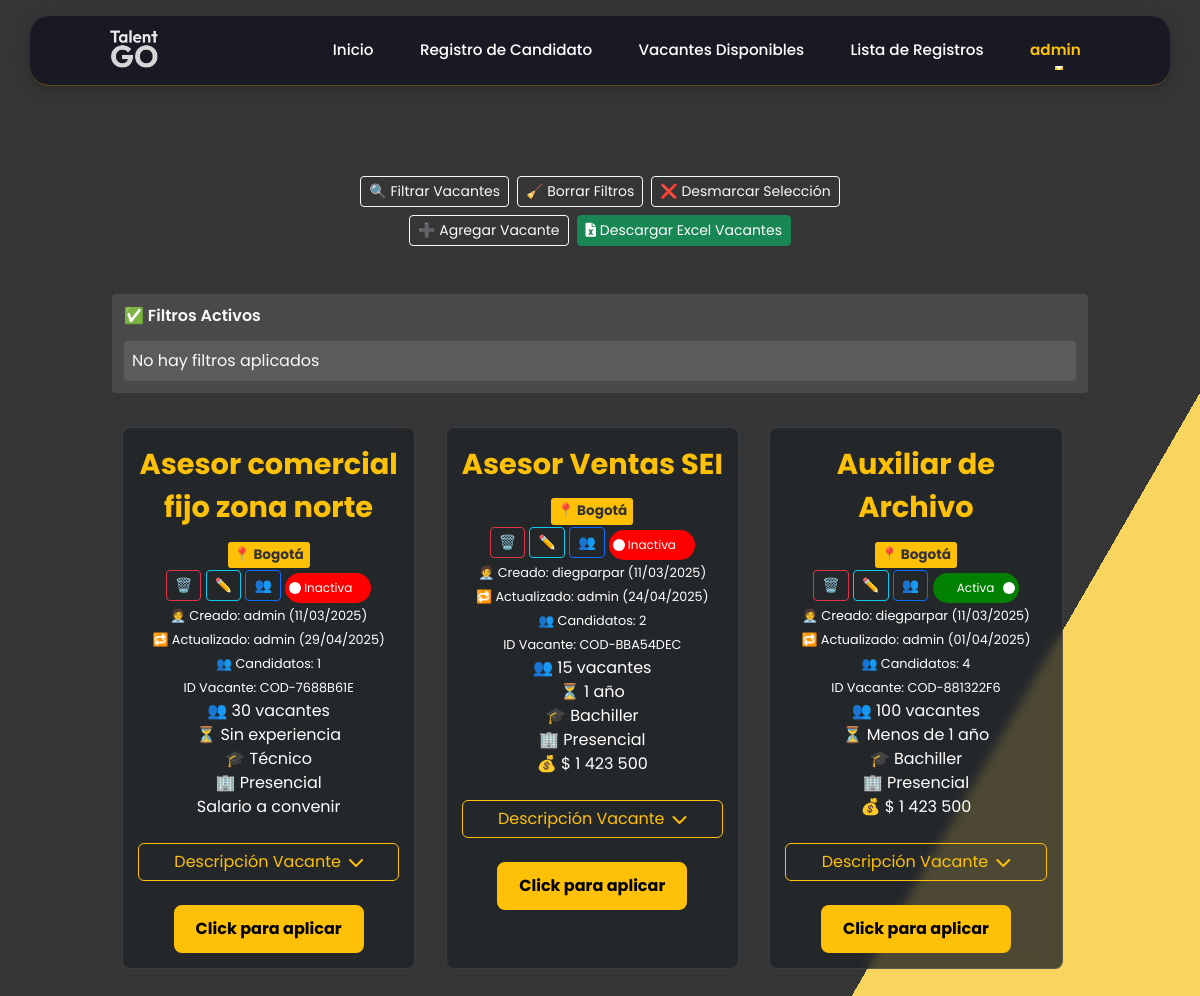
The page /lista_vacantes/ (signed in, upper part) on the database as committed earlier.
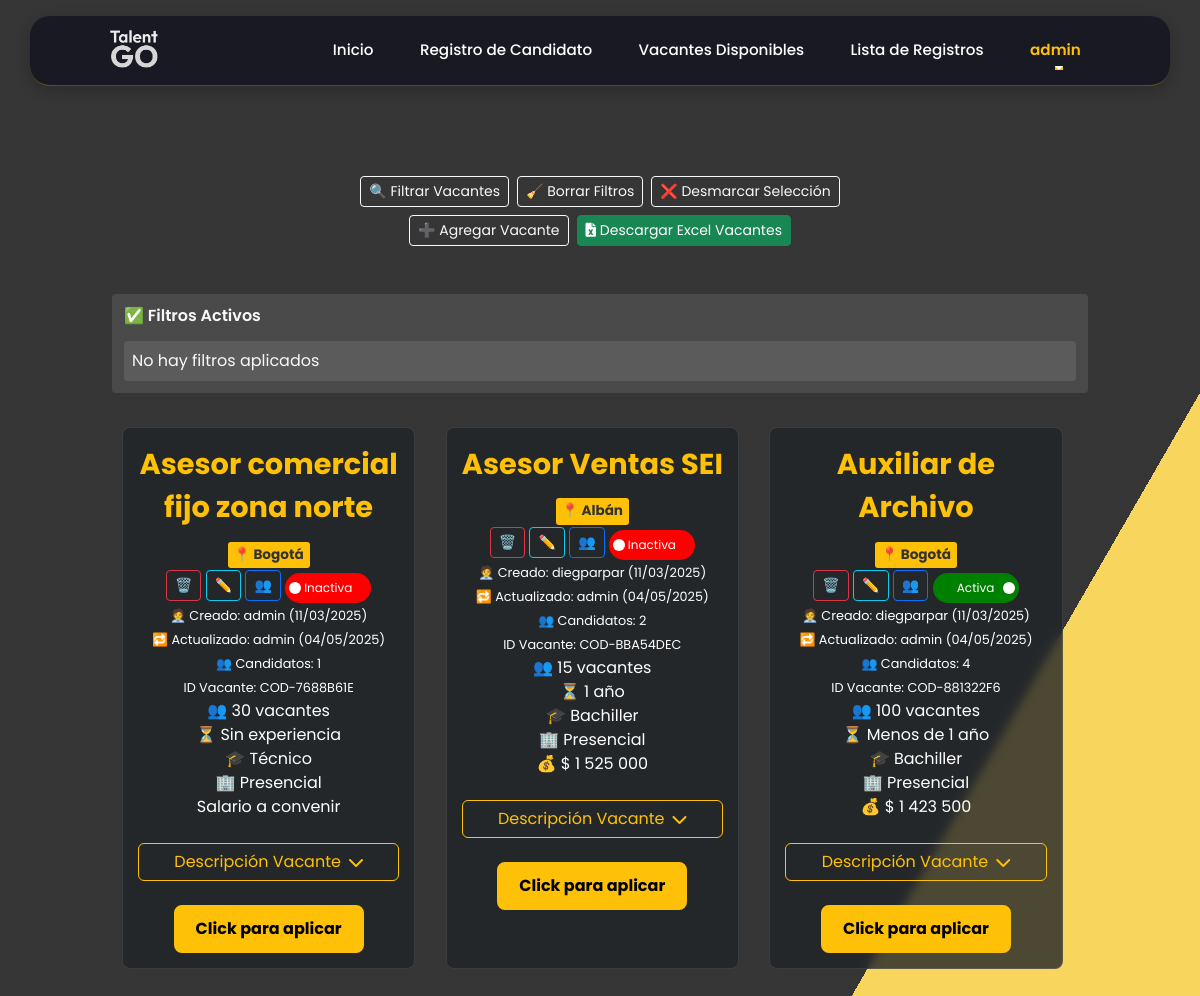
The same page on the database as committed later.
### vacantes/models.py (models this page shows, shortened)
class Vacante(models.Model):
    codigo_vacante = models.CharField(
        max_length=50,
        unique=True,
        default=generate_unique_codigo
    )
    cargo = models.CharField(max_length=100)
    area = models.CharField(
        max_length=100,
        null=True,
        blank=True,
        choices=[
            ('Administración y Gestión', 'Administración y Gestión'),
            ('Finanzas y Contabilidad', 'Finanzas y Contabilidad'),
            ('Tecnología e Informática', 'Tecnología e Informática'),
            ('Recursos Humanos', 'Recursos Humanos'),
            ('Ventas y Comercial', 'Ventas y Comercial'),
            ('Atención al Cliente y Servicios', 'Atención al Cliente y Servicios'),
            ('Marketing y Publicidad', 'Marketing y Publicidad'),
            ('Logística y Transporte', 'Logística y Transporte'),
            ('Logística y Bodega', 'Logística y Bodega'),
            ('Producción y Manufactura', 'Producción y Manufactura'),
            ('Ingeniería y Construcción', 'Ingeniería y Construcción'),
            ('Salud y Bienestar', 'Salud y Bienestar'),
            ('Educación y Formación', 'Educación y Formación'),
            ('Legal y Asesoría', 'Legal y Asesoría'),
            ('Hostelería y Turismo', 'Hostelería y Turismo'),
            ('Arte, Cultura y Entretenimiento', 'Arte, Cultura y Entretenimiento'),
            ('Medio Ambiente y Energía', 'Medio Ambiente y Energía'),
            ('Ciencia e Investigación', 'Ciencia e Investigación'),
            ('Seguridad y Defensa', 'Seguridad y Defensa'),
            ('Servicios Generales', 'Servicios Generales'),
        ]
    )
    numero_puestos = models.IntegerField(
        null=True,
        blank=True,
        default=1
    )
    modalidad_trabajo = models.CharField(
        max_length=50,
        choices=[
            ('Presencial', 'Presencial'),
            ('Remoto', 'Remoto'),
            ('Híbrido', 'Híbrido'),
        ]
    )
    tipo_contrato = models.CharField(
        max_length=50,
        choices=[
            ('Indefinido', 'Indefinido'),
            ('Fijo', 'Fijo'),
            ('Obra o Labor', 'Obra o Labor'),
            ('Prácticas', 'Prácticas'),
            ('Aprendizaje', 'Aprendizaje'),
            ('Prestación de Servicios', 'Prestación de Servicios'),
        ]
    )
    jornada_trabajo = models.CharField(
        max_length=50,
        choices=[
            ('Tiempo completo', 'Tiempo completo'),
            ('Medio tiempo', 'Medio tiempo'),
            ('Por horas', 'Por horas'),
        ]
    )
    descripcion_vacante = models.TextField(max_length=6000)
    tiempo_experiencia = models.CharField(
        max_length=50,
        choices=[
            ('Sin experiencia', 'Sin experiencia'),
            ('Menos de 1 año', 'Menos de 1 año'),
            ('1 año', '1 año'),
            ('2 años', '2 años'),
            ('3 años o más', '3 años o más'),
        ]
    )
    nivel_estudios = models.CharField(
        max_length=50,
        choices=[
            ('No Requiere', 'No Requiere'),
            ('Primaria', 'Primaria'),
            ('Bachiller Básico (Hasta 9°)', 'Bachiller Básico (Hasta 9°)'),
            ('Bachiller', 'Bachiller'),
            ('Técnico', 'Técnico'),
            ('Tecnólogo', 'Tecnólogo'),
            ('Profesional', 'Profesional'),
            ('Postgrado', 'Postgrado'),
        ]
    )
    departamento = models.ForeignKey(Departamento, on_delete=models.SET_NULL, null=True, blank=True)
    ciudad = models.ForeignKey(Ciudad, on_delete=models.SET_NULL, null=True, blank=True)
    rango_salarial = models.IntegerField(null=True, blank=True)
    fecha_publicacion = models.DateField(auto_now_add=True)
    empresa_usuaria = models.CharField(max_length=100)
    candidatos_registrados = models.ManyToManyField('RegistroCandidato', related_name='vacantes', blank=True)
    estado = models.BooleanField(default=True) # True = Activa, False = Inactiva
    tipo_vacante = models.CharField(
        max_length=20,
        choices=[
            ('Tradicional', 'Tradicional'),
            ('Convocatoria', 'Convocatoria'),
        ],
        default='Tradicional'
    )
    citacion_convocatoria = models.TextField(
        max_length=3000,
        null=True,
        blank=True,
        help_text="Solo se diligencia si la vacante es de tipo Convocatoria"
    )
    usuario_publicador = models.ForeignKey(User, on_delete=models.SET_NULL, null=True, blank=True, related_name='vacantes_publicadas')
    usuario_actualizador = models.ForeignKey(User, on_delete=models.SET_NULL, null=True, blank=True, related_name='vacantes_actualizadas')
    fecha_creacion = models.DateTimeField(auto_now_add=True)
    fecha_actualizacion = models.DateTimeField(null=True, blank=True)
    class Meta:
        verbose_name = "Vacante"
        verbose_name_plural = "Vacantes"

class Departamento(models.Model):
    nombre = models.CharField(max_length=100, unique=True)
    class Meta:
        ordering = ["nombre"]  # Ordenar siempre por nombre alfabéticamente
    def __str__(self):
        return self.nombre

class Ciudad(models.Model):
    nombre = models.CharField(max_length=100)
    departamento = models.ForeignKey(Departamento, on_delete=models.CASCADE, related_name="ciudades")
    class Meta:
        ordering = ["nombre"]  # Ordenar siempre por nombre alfabéticamente
    def __str__(self):
        return self.nombre

### vacantes/views.py (the view, shortened to what this page needs)
# urls.py: path('lista_vacantes/', views.lista_vacantes, name='lista_vacantes'), #agregado por Jose
def lista_vacantes(request):
    filtros = {
        'cargo': request.GET.get('cargo', ''),
        'codigo_vacante': request.GET.get('codigo_vacante', ''),
        'rango_salarial_min': request.GET.get('rango_salarial_min', ''),
        'rango_salarial_max': request.GET.get('rango_salarial_max', ''),
        'usuario_publicador_list': request.GET.getlist('usuario_publicador'),
        'estado_list': request.GET.getlist('estado'), # Recibe ['True'], ['False'], o ['True', 'False']
        'area_list': request.GET.getlist('area'),
        'modalidad_trabajo_list': request.GET.getlist('modalidad_trabajo'),
        'tipo_contrato_list': request.GET.getlist('tipo_contrato'),
        'jornada_trabajo_list': request.GET.getlist('jornada_trabajo'),
        'tiempo_experiencia_list': request.GET.getlist('tiempo_experiencia'),
        'nivel_estudios_list': request.GET.getlist('nivel_estudios'),
        'departamento_list': request.GET.getlist('departamento'),
        'ciudad_list': request.GET.getlist('ciudad'),
    }
    vacantes = Vacante.objects.filter(estado=True) if not request.user.is_authenticated else Vacante.objects.all()
    usuarios_publicadores = User.objects.all().order_by('username')
    if filtros['codigo_vacante']:
        vacantes = vacantes.filter(codigo_vacante__icontains=filtros['codigo_vacante'].strip())
    if filtros['cargo']:
        vacantes = vacantes.filter(cargo__icontains=filtros['cargo'].strip())
    if filtros['area_list']:
        vacantes = vacantes.filter(area__in=filtros['area_list'])
    if filtros['usuario_publicador_list']:
        vacantes = vacantes.filter(usuario_publicador__id__in=filtros['usuario_publicador_list'])
    if filtros['modalidad_trabajo_list']:
        vacantes = vacantes.filter(modalidad_trabajo__in=filtros['modalidad_trabajo_list'])
    if filtros['tipo_contrato_list']:
        vacantes = vacantes.filter(tipo_contrato__in=filtros['tipo_contrato_list'])
    if filtros['jornada_trabajo_list']:
        vacantes = vacantes.filter(jornada_trabajo__in=filtros['jornada_trabajo_list'])
    if filtros['tiempo_experiencia_list']:
        vacantes = vacantes.filter(tiempo_experiencia__in=filtros['tiempo_experiencia_list'])
    if filtros['nivel_estudios_list']:
        vacantes = vacantes.filter(nivel_estudios__in=filtros['nivel_estudios_list'])
    if filtros['departamento_list']:
        vacantes = vacantes.filter(departamento__in=filtros['departamento_list'])
    if filtros['ciudad_list']:
        from django.db.models import Q
        filtro_ciudades = Q(ciudad__in=filtros['ciudad_list'])
        if filtro_ciudades:
            vacantes = vacantes.filter(filtro_ciudades)
    rango_salarial_min = filtros['rango_salarial_min']
    rango_salarial_max = filtros['rango_salarial_max']
    if rango_salarial_min and rango_salarial_max:
        vacantes = vacantes.filter(
            rango_salarial__gte=rango_salarial_min,
            rango_salarial__lte=rango_salarial_max
        )
    elif rango_salarial_min:
        vacantes = vacantes.filter(rango_salarial__gte=rango_salarial_min)
    elif rango_salarial_max:
        vacantes = vacantes.filter(rango_salarial__lte=rango_salarial_max)
    vacantes = vacantes.annotate(num_candidatos=Count('candidatos'))
    vacantes = sorted(vacantes, key=lambda v: v.cargo.lower())
    try:
        items_por_pagina = int(request.GET.get('por_pagina', 10)) # Usa el valor del form, default 10
    except ValueError:
        items_por_pagina = 10 # Default si el valor no es un número válido
    paginator = Paginator(vacantes, items_por_pagina)
    page_number = request.GET.get('page')
    try:
        page_obj = paginator.page(page_number)
    except PageNotAnInteger:
        page_obj = paginator.page(1)
    except EmptyPage:
        page_obj = paginator.page(paginator.num_pages)
    form = VacanteForm()
    choices_context = {
        'area_choices': form.fields['area'].choices,
        'modalidad_trabajo_choices': form.fields['modalidad_trabajo'].choices,
        'tipo_contrato_choices': form.fields['tipo_contrato'].choices,
        'jornada_trabajo_choices': form.fields['jornada_trabajo'].choices,
        'tiempo_experiencia_choices': form.fields['tiempo_experiencia'].choices,
        'nivel_estudios_choices': form.fields['nivel_estudios'].choices,
        'departamento_choices': form.fields['departamento'].choices,
    }
    cundinamarca = Departamento.objects.filter(nombre="Cundinamarca").first()
    ciudades_cundinamarca = []
    if cundinamarca:
        ciudades_cundinamarca = Ciudad.objects.filter(departamento=cundinamarca).exclude(id=12117)
    filtros['ciudad_info'] = []
    return render(request, "vacantes/lista.html", {
        "page_obj": page_obj, # <--- ¡Clave! Pasar el objeto de página
        "items_por_pagina": items_por_pagina, # Para el selector <select>
        "filtros": filtros,
        "ciudades_cundinamarca": ciudades_cundinamarca,
        "usuarios_publicadores": usuarios_publicadores,
        **choices_context  # Pasar los choices al template
    })# API para obtener ciudades por departamentos (añadir a urls.py)

### vacantes/models.py (called while the page is built)
def generate_unique_codigo():
    return f'COD-{uuid.uuid4().hex[:8].upper()}'

### vacantes/templates/vacantes/lista.html (shortened to what the changed rows need)
{% extends 'base.html' %}
{% load static %}
{% block contenido %}
{% load humanize %}
<div class="gradient-bg">
    <div class="container py-5">
        <div class="grid-container">
            {% for vacante in page_obj %}
            <div class="vacante-card">
                <div class="vacante-header">
                    <div class="checkbox-container">
                            <div class="vacante-info">
                            <div class="vacante-title">{{ vacante.cargo }}</div>
                            <div class="vacante-location">
    📍
    {% if vacante.ciudad %}
        {{ vacante.ciudad }}
    {% elif vacante.departamento %}
        {{ vacante.departamento }}
    {% else %}
        No especificado
    {% endif %}
</div>
                            {% if request.user.is_authenticated %}
                            {% if request.user.is_authenticated %}
                            <br>
                            <div class="vacante-actions">
                                <form action="{% url 'eliminar_vacante' vacante.id %}" method="POST" class="d-inline"
                                      onsubmit="return confirm('¿Estás seguro de que deseas eliminar esta vacante?');">
                                    <button type="submit" class="btn btn-outline-danger btn-sm">
                                        🗑️
                                    </button>
                                </form>
                                <a href="{% url 'editar_vacante' vacante.id %}" class="btn btn-outline-info btn-sm">
                                    ✏️
                                </a>
                                <a href="{% url 'lista_candidatos' vacante.id %}" class="btn btn-outline-primary btn-sm">
                                    👥
                                </a>
                                <form action="{% url 'cambiar_estado_vacante' vacante.id %}" method="POST" style="display: inline;">
                                    <label class="switch">
                                        <span class="slider round">
                                            <span class="switch-text">{% if vacante.estado %}Activa{% else %}Inactiva{% endif %}</span>
                                        </span>
                                    </label>
                                </form>
                            </div>
                            {% endif %}
                            <div class="vacante-meta">
                                <small>🧑‍💼 Creado: {{ vacante.usuario_publicador.username|default:"No asignado" }} ({{ vacante.fecha_creacion|date:"d/m/Y" }})</small><br>
                                <small>🔁 Actualizado: {{ vacante.usuario_actualizador.username|default:"" }} ({{ vacante.fecha_actualizacion|date:"d/m/Y" }})</small><br>
                                <small>👥 Candidatos: {{ vacante.num_candidatos }}</small><br>
                                <small>ID Vacante: {{ vacante.codigo_vacante|default:"No asignado" }}</small>
                            </div>
                            {% endif %}
                        </div>
                    </div>
                </div>
                <div class="badge-container">
                    <div class="info-badge">
                        👥 {{ vacante.numero_puestos }} vacantes
                    </div>
                    <div class="info-badge">
                        ⏳ {{ vacante.tiempo_experiencia }}
                    </div>
                    <div class="info-badge">
                        🎓 {{ vacante.nivel_estudios }}
                    </div>
                    <div class="info-badge">
                        🏢 {{ vacante.modalidad_trabajo }}
                    </div>
                    <div class="info-badge">
                            {% if vacante.rango_salarial %}
                            💰 $  {{ vacante.rango_salarial|intcomma }}
                            {% else %}
                                Salario a convenir
                            {% endif %}
                    </div>
                </div>
                <br>
                <div class="mt-auto">
                    <button class="btn btn-outline-warning w-100 toggle-info d-flex align-items-center justify-content-center"
                            type="button"
                            data-bs-toggle="modal"
                            data-bs-target="#modal-{{ vacante.id }}">
                        Descripción Vacante <i class="fas fa-chevron-down toggle-icon ms-2"></i>
                    </button>
                    <br>
                    <div class="checkbox-container">
                        <label for="check{{ vacante.id }}"></label>
                    </div>
                </div>
            </div>
            {% endfor %}
        </div>
    </div>
</div>
{% endblock %}

Rows that differ between the two databases and show on the page:
changed Vacante "Asesor comercial fijo zona norte": ciudad (not shown) → "Bogotá"; ciudad_id empty → 1217 (drawn); fecha_actualizacion "29/04/2025" → "04/05/2025"; departamento "Bogotá" → (not shown)
changed Vacante "Asesor Ventas SEI": ciudad (not shown) → "Albán"; fecha_actualizacion "24/04/2025" → "04/05/2025"; rango_salarial "1 423 500" → "1 525 000"; departamento "Bogotá" → (not shown)
changed Vacante "Auxiliar de Archivo": ciudad (not shown) → "Bogotá"; ciudad_id empty → 1217 (drawn); fecha_actualizacion "01/04/2025" → "04/05/2025"; departamento "Bogotá" → (not shown)
